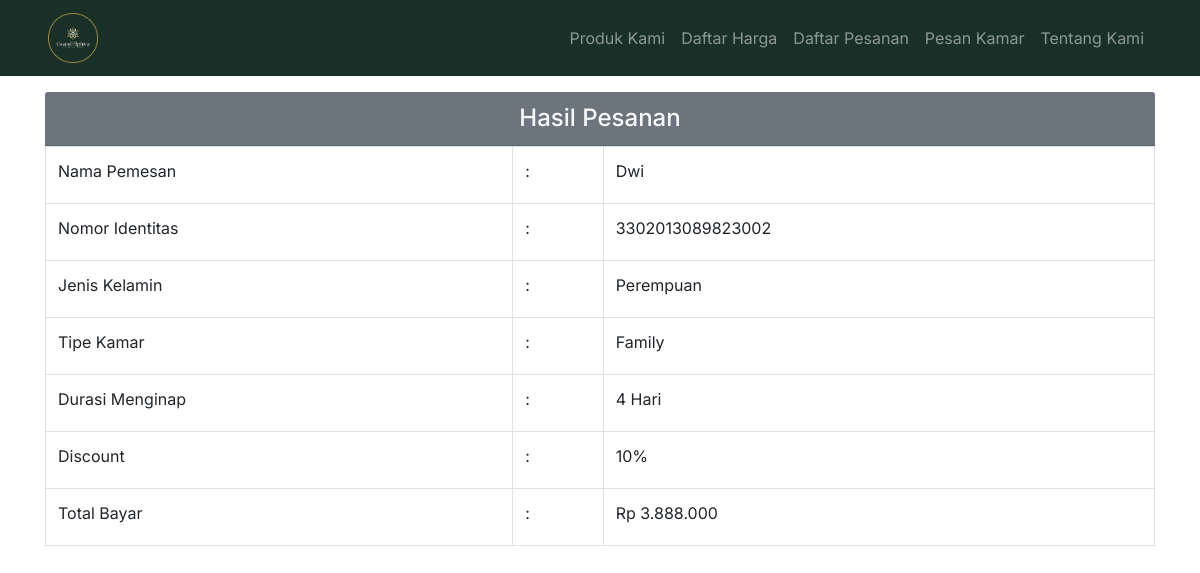
The page /hasil_pesan.php?id_pesan=21 on the database its author committed.
### tables this page shows
CREATE TABLE `pesanan` (
  `id_pesanan` int(11) NOT NULL,
  `nama_pemesan` varchar(60) NOT NULL,
  `jenis_kelamin` enum('Laki-laki','Perempuan') NOT NULL,
  `nomor_identitas` varchar(20) NOT NULL,
  `tipe_kamar` enum('Standar','Deluxe','Family') NOT NULL,
  `tgl_pesan` date NOT NULL,
  `durasi_menginap` int(11) NOT NULL,
  `breakfast` enum('Ya','Tidak') NOT NULL,
  `total_bayar` int(11) NOT NULL
);

### function.php (called while the page is built, shortened)
<?php
$db = mysqli_connect("localhost", "root", "", "pesan_hotel");
function ambil_data($query) {
    global $db;
    $db_arr = [];
    $sql_query = mysqli_query($db, $query);
    while ($sql = mysqli_fetch_assoc($sql_query)) {
        array_push($db_arr, $sql);
    }
    return $db_arr;
}
function format_rupiah($angka){
    return 'Rp ' . number_format($angka, 0, ',', '.');
}

### hasil_pesan.php (the view, shortened to what this page needs)
<?php
    include "function.php";
    $id_pesan = $_GET["id_pesan"];
    $data_berhasil_pesan = ambil_data("SELECT * FROM pesanan WHERE id_pesanan = $id_pesan")[0];
?>
<!DOCTYPE html>
<html lang="en">
<head>
    <link href="https://maxcdn.bootstrapcdn.com/bootstrap/4.5.2/css/bootstrap.min.css" rel="stylesheet">
</head>
<body>
    <?php include "header.php"; ?>
<div class="container my-3">
    <h4 class="card-header text-light bg-secondary text-center">Hasil Pesanan</h4>
    <table class="table table-bordered">
        <tr>
            <td><label for="nama_pemesan">Nama Pemesan</label></td>
            <td>:</td>
            <td><?= $data_berhasil_pesan["nama_pemesan"]; ?></td>
        </tr>
        <tr>
            <td><label for="nomor_identitas">Nomor Identitas</label></td>
            <td>:</td>
            <td><?= $data_berhasil_pesan["nomor_identitas"]; ?></td>
        </tr>
        <tr>
            <td><label for="jenis_kelamin">Jenis Kelamin</label></td>
            <td>:</td>
            <td><?= $data_berhasil_pesan["jenis_kelamin"]; ?></td>
        </tr>
        <tr>
            <td><label for="jenis_kamar">Tipe Kamar</label></td>
            <td>:</td>
            <td><?= $data_berhasil_pesan["tipe_kamar"]; ?></td>
        </tr>
        <tr>
            <td><label for="durasi_menginap">Durasi Menginap</label></td>
            <td>:</td>
            <td><?= $data_berhasil_pesan["durasi_menginap"]; ?> Hari</td>
        </tr>
        <tr>
            <td><label for="discount">Discount</label></td>
            <td>:</td>
            <td><?= $data_berhasil_pesan["durasi_menginap"] <= 3 ?"0%" :"10%"; ?></td>
        </tr>
        <tr>
            <td><label for="total_bayar">Total Bayar</label></td>
            <td>:</td>
            <td><?= format_rupiah($data_berhasil_pesan["total_bayar"]); ?></td>
        </tr>
    </table>
    </div>
</body>
</html>

### header.php (style rules this page uses)
body { font-family: 'Inter', sans-serif; }

### rows shown on the page
pesanan: nama_pemesan "Dwi", nomor_identitas "3302013089823002", jenis_kelamin "Perempuan", tipe_kamar "Family", durasi_menginap "4", total_bayar "Rp 3.888.000"
